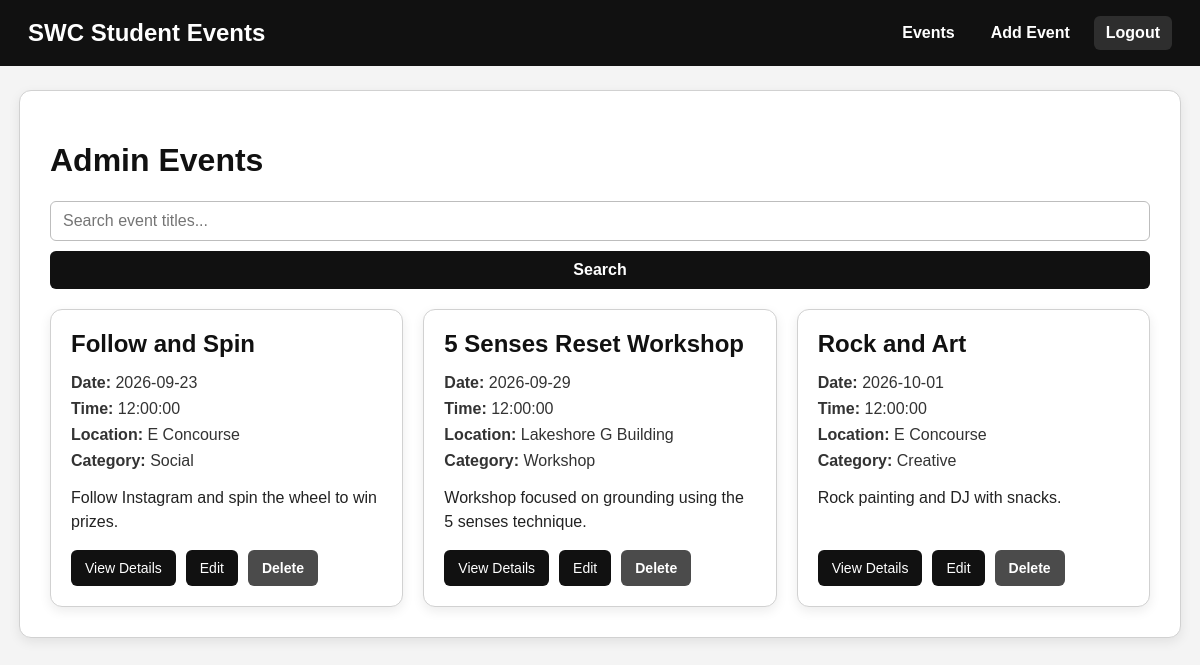
Page /admin_functions.php?view=events (signed in) on the committed database.
### tables this page shows
CREATE TABLE `events` (
  `event_id` int(11) NOT NULL,
  `title` varchar(150) NOT NULL,
  `description` text NOT NULL,
  `event_date` date NOT NULL,
  `event_time` time NOT NULL,
  `location` varchar(150) NOT NULL,
  `category_id` int(11) DEFAULT NULL,
  `flyer_image_name` varchar(250) DEFAULT NULL
);

CREATE TABLE `categories` (
  `category_id` int(11) NOT NULL,
  `category_name` varchar(100) NOT NULL
);

### admin_functions.php (the view, shortened to what this page needs)
<?php
require_once 'db.php';
$view = $_GET['view'] ?? 'form';
$search = trim($_GET['search'] ?? '');
if ($view === 'events') {
    if ($search !== '') {
        $sql = "SELECT e.event_id, e.title, e.description, e.event_date, e.event_time, e.location, c.category_name
                FROM events e
                LEFT JOIN categories c ON e.category_id = c.category_id
                WHERE LOWER(e.title) LIKE '%" . strtolower($search) . "%'
                ORDER BY e.event_date ASC";
    } else {
        $sql = "SELECT e.event_id, e.title, e.description, e.event_date, e.event_time, e.location, c.category_name
                FROM events e
                LEFT JOIN categories c ON e.category_id = c.category_id
                ORDER BY e.event_date ASC";
    }
    $result = $conn->query($sql);
}
?>
<!DOCTYPE html>
<html>
<head>
</head>
<body>
    <header class="topbar">
        <div class="brand"><a href="events.php">SWC Student Events</a></div>
        <nav class="nav">
            <a href="admin_functions.php?view=events">Events</a>
            <a href="admin_functions.php">Add Event</a>
            <a href="logout.php" style="background: rgba(255,255,255,0.12);">Logout</a>
        </nav>
    </header>
    <div class="container">
        <?php if ($view === 'events') : ?>
            <h1>Admin Events</h1>
            <form class="search-bar" method="GET" action="admin_functions.php">
                <input type="text" name="search" value="<?php echo htmlspecialchars($search); ?>" placeholder="Search event titles...">
                <button type="submit">Search</button>
            </form>
            <div class="events-grid">
                <?php if (isset($result) && $result && $result->num_rows > 0) : ?>
                    <?php while ($row = $result->fetch_assoc()) : ?>
                        <div class="event-card">
                            <h2><?php echo htmlspecialchars($row['title']); ?></h2>
                            <p class="event-meta"><strong>Date:</strong> <?php echo htmlspecialchars($row['event_date']); ?></p>
                            <p class="event-meta"><strong>Time:</strong> <?php echo htmlspecialchars($row['event_time']); ?></p>
                            <p class="event-meta"><strong>Location:</strong> <?php echo htmlspecialchars($row['location']); ?></p>
                            <p class="event-meta"><strong>Category:</strong> <?php echo htmlspecialchars($row['category_name'] ?? 'General'); ?></p>
                            <div class="event-description"><?php echo nl2br(htmlspecialchars($row['description'])); ?></div>
                            <div class="card-actions">
                                <a class="event-button" href="event_details.php?event_id=<?php echo (int) $row['event_id']; ?>">View Details</a>
                                <a class="event-button" href="admin_functions.php?edit_id=<?php echo (int) $row['event_id']; ?>">Edit</a>
                                <form method="POST" action="admin_functions.php?view=events" style="display:inline;">
                                    <button type="submit" class="delete-button" onclick="return confirm('Delete this event?');">Delete</button>
                                </form>
                            </div>
                        </div>
                    <?php endwhile; ?>
                <?php else : ?>
                    <div class="empty-state">No events found.</div>
                <?php endif; ?>
            </div>
        <?php endif; ?>
    </div>
</body>
</html>

### admin_functions.php (style rules this page uses)
body { font-family: Arial, sans-serif; background: #f4f4f4; margin: 0; padding: 0; color: #111111; }
.topbar { background: #111111; color: white; padding: 16px 28px; display: flex; justify-content: space-between; align-items: center; gap: 20px; flex-wrap: wrap; }
.brand { font-size: 24px; font-weight: bold; }
.brand a, .nav a { color: white; text-decoration: none; }
.nav { display: flex; gap: 12px; flex-wrap: wrap; }
.nav a { padding: 8px 12px; border-radius: 6px; font-weight: bold; }
.container { max-width: 1100px; margin: 0 auto; background: white; padding: 30px; border-radius: 12px; box-shadow: 0 4px 12px rgba(0,0,0,0.08); border: 1px solid #d1d1d1; margin-top: 24px; margin-bottom: 40px; }
input, textarea, select, button { width: 100%; box-sizing: border-box; padding: 10px 12px; font-size: 16px; border-radius: 6px; border: 1px solid #bdbdbd; background: white; color: #111111; }
button { background: #111111; color: white; border: none; cursor: pointer; font-weight: bold; }
.events-grid { display: grid; grid-template-columns: repeat(auto-fit, minmax(260px, 1fr)); gap: 20px; }
.event-card { background: white; padding: 20px; border-radius: 12px; box-shadow: 0 4px 12px rgba(0,0,0,0.08); border: 1px solid #d1d1d1; display: flex; flex-direction: column; }
.event-card h2 { margin-top: 0; margin-bottom: 12px; color: #111111; }
.event-meta { margin: 4px 0; color: #333333; }
.event-description { margin-top: 12px; line-height: 1.5; flex: 1; color: #222222; }
.card-actions { margin-top: 16px; display: flex; gap: 10px; flex-wrap: wrap; }
.event-button, .delete-button { padding: 10px 14px; border-radius: 6px; border: none; text-decoration: none; font-size: 14px; cursor: pointer; display: inline-block; }
.event-button { background: #111111; color: white; }
.delete-button { background: #4b4b4b; color: white; }
.search-bar { display: flex; gap: 10px; flex-wrap: wrap; margin-bottom: 20px; }
.search-bar input { padding: 10px 12px; font-size: 16px; border-radius: 6px; border: 1px solid #bdbdbd; min-width: 220px; background: white; color: #111111; }

### rows in the picture
events: title "Follow and Spin", event_date "2026-09-23", event_time "12:00:00", location "E Concourse", category.category_name "Social", description "Follow Instagram and spin the wheel to win prizes."
events: title "5 Senses Reset Workshop", event_date "2026-09-29", event_time "12:00:00", location "Lakeshore G Building", category.category_name "Workshop", description "Workshop focused on grounding using the 5 senses technique."
events: title "Rock and Art", event_date "2026-10-01", event_time "12:00:00", location "E Concourse", category.category_name "Creative", description "Rock painting and DJ with snacks."
